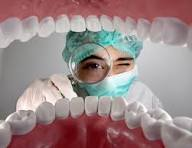
#> input picture images.jpeg, 192 x 148 px
$ python pg18.py
#> lines starting #> are read from the running program, lines starting #| are printed output that depends on the picture
import cv2

# Load the image
image = cv2.imread("images.jpeg")
#> image is the input picture: shape (148, 192, 3); mean B, G, R 135.6, 135.5, 155.7

# Define ROI coordinates (x, y, width, height)
x, y, w, h = 100, 100, 200, 200
roi = image[y:y+h, x:x+w]  # Crop the selected region
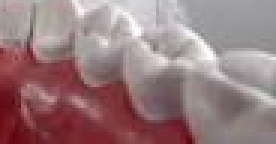
#> roi: shape (48, 92, 3) (shown 3 times larger); mean B, G, R 126.3, 124.2, 152

# Define paste position
x_paste, y_paste = 300, 300
#> (the run stopped early here; a loop or call above may not have finished)
